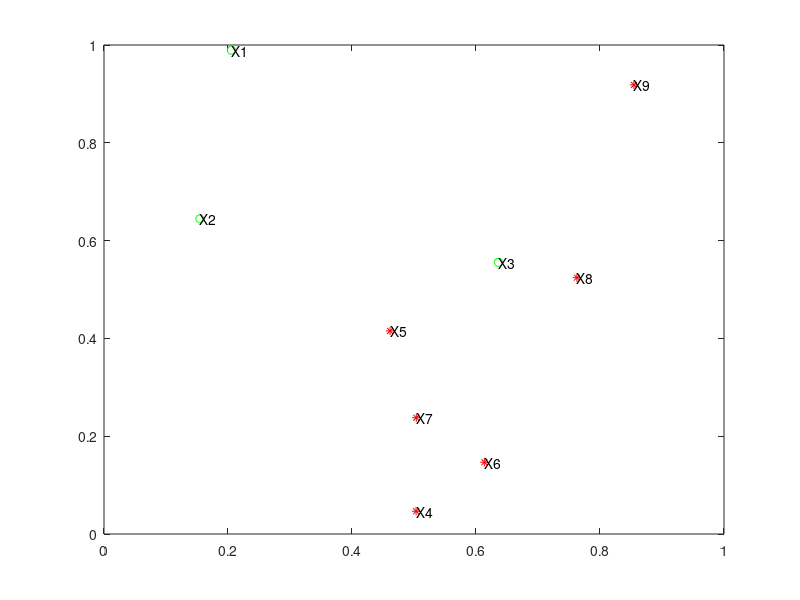

Recreate this plot in MATLAB. (Note: this script raises an error after producing the figure.)
clear all
close all

pursuers_num = 3;
evaders_num = 6;
agents_sum = pursuers_num + evaders_num;
t_step = 0.01;
capture_dis = 0.05;
counter = 0;
L = 1; % 边长为1的正方形
square_x = [0 0 L L 0]; % 5个顶点的坐标,第一个和最后一个重合才能形成封闭图形
square_y = [0 L L 0 0];
% 最大速度
max_speed = 0.25; % 设置最大速度
% 初始化智能体参数
for i = 1:agents_sum
    agents(i).pos = rand(1,2);
    agents(i).active = 1; % evader 存活flag
    agents(i).min_dis = 100;
    agents(i).distance = 0;
end

% 势场参数
k_att = 2; % 吸引力系数
k_rep = 0.8; % 排斥力系数
rep_range = 0.02; % 排斥力作用范围
k_wall = 0.5; % 墙壁斥力系数
wall_range = 0.1; % 墙壁斥力作用范围

% 新参数
cooperation_range = 0.15 ; % 协作范围
prediction_factor = 1; % 预测因子
noise_amplitude = 2; % 添加噪声幅度
inertia = 0.4; % 添加惯性因子

figure()
while 1
    if sum([agents(pursuers_num+1:agents_sum).active]) == 0 % 所有的evader都被抓到了
        % 输出视频
        v = VideoWriter('Hunt based on APF.avi');
        v.FrameRate = 4;
        open(v);
        writeVideo(v, F);
        close(v);
        
        % 计算追捕者的距离总和
        total_distance_pursuers = sum([agents(1:pursuers_num).distance]);
        
        % 收集追捕者的距离数据
        distances = zeros(1, pursuers_num);
        for i = 1:pursuers_num
            distances(i) = agents(i).distance;
        end
        % 计算追捕者的距离总和
        num_dis=1;
        % 绘制柱状图
        for i=1:agents_sum
            if agents(i).active==1
                distances(num_dis)=agents(i).distance;
                num_dis=num_dis+1;
            end
        end
        figure;

        %绘制随机颜色,生成一个 pursuers_num x 3 的矩阵，其中每行代表一个随机颜色（RGB值）。
        colors = rand(pursuers_num, 3);
        for i=1:pursuers_num
            bar(distances(i),colors(i,:),BarWidth=1.2);
        end
        ylabel('Total Distance Traveled');
        xlabel('Agent Index');
        title('Distance Traveled by Each Agent');
        % 显示追捕者的距离总和
        disp(['Total distance traveled by all pursuers: ', num2str(total_distance_pursuers)]);
        return;
    else
        % 画pursuer和evader的位置
        temp_pos = reshape([agents.pos], 2, agents_sum)';
        plot(temp_pos(1:pursuers_num,1), temp_pos(1:pursuers_num,2), 'go', ...
             temp_pos(pursuers_num+1:end,1), temp_pos(pursuers_num+1:end,2), 'r*');
        
        % 打label
        plabels = arrayfun(@(n) {sprintf('X%d', n)}, (1:agents_sum)');
        hold on
        Hpl = text(temp_pos(:,1), temp_pos(:,2), plabels, ...
              'HorizontalAlignment','left', ...
              'BackgroundColor', 'none');
        xlim([0 1]);
        ylim([0 1]);
       
        % 初始化 last_direction
        if ~isfield(agents, 'last_direction')
            for i = 1:pursuers_num
                agents(i).last_direction = [0, 0];
            end
        end

        % 追捕者的力计算
        for i = 1:pursuers_num
            F_att = [0, 0];
            F_rep = [0, 0];
            F_coop = [0, 0];
            F_wall = [0, 0];
            nearest_evader_dist = inf;
            nearest_evader_pos = [0, 0];
            nearest_evader_vel = [0, 0];
            
            % 目标选择：找到最近的未被捕获且未被其他追捕者盯上的逃避者
            for j = (pursuers_num+1):agents_sum
                if agents(j).active  % 只考虑未被捕获的逃避者
                    diff = calculateDistance(agents(j).pos, agents(i).pos, L);
                    dist = norm(diff);
                    is_targeted = false;
                    for k = 1:pursuers_num
                        if k ~= i
                            diff_k = calculateDistance(agents(k).pos, agents(j).pos, L);
                            if norm(diff_k) < dist
                                is_targeted = true;
                                break;
                            end
                        end
                    end
                    if ~is_targeted && dist < nearest_evader_dist
                        nearest_evader_dist = dist;
                        nearest_evader_pos = agents(j).pos;
                        if isfield(agents(j), 'velocity')
                            nearest_evader_vel = agents(j).velocity;
                        else
                            nearest_evader_vel = [0, 0];
                        end
                    end
                end
            end
            
            % 计算吸引力（包括预测）
            if nearest_evader_dist < inf  % 只有当找到有效目标时才计算吸引力
                predicted_pos = nearest_evader_pos + prediction_factor * nearest_evader_vel;
                diff = calculateDistance(predicted_pos, agents(i).pos, L);
                dist = norm(diff);
                k_att_adjusted = k_att * (1 + 1 / dist); % 距离越近，吸引力越大
                F_att = k_att_adjusted * diff / dist;
            end
            
            % 计算排斥力（避免碰撞）
            for j = 1:agents_sum
                if i ~= j
                    diff = calculateDistance(agents(j).pos, agents(i).pos, L);
                    dist = norm(diff);
                    if dist < rep_range
                        F_rep = F_rep - k_rep * (1/dist - 1/rep_range) * (1/dist^2) * diff / dist;
                    end
                end
            end
            
            % 计算协作力
            for j = 1:pursuers_num
                if i ~= j
                    diff = calculateDistance(agents(j).pos, agents(i).pos, L);
                    dist = norm(diff);
                    if dist < cooperation_range
                        F_coop = F_coop + 0.5 * diff / dist; % 轻微吸引，形成包围之势
                    end
                end
            end
            
            % 计算墙壁斥力
            F_wall = calculateWallRepulsion(agents(i).pos, L, k_wall, wall_range);
            
            % 合力，要保证协作力足够小，不能大于吸引力
            F_total = F_att + F_rep + 0.2*F_coop + F_wall;
            
            % 添加随机噪声（减小幅度）
            noise = 0.5 * noise_amplitude * (rand(1,2) - 0.5);
            F_total = F_total + noise;
            
            % 添加惯性（减小影响）
            F_total = F_total + 0.3 * inertia * agents(i).last_direction;
            
            % 归一化力
            if norm(F_total) > 0
                F_total = F_total / norm(F_total);
            end
            
            agents(i).up = F_total;
            agents(i).last_direction = F_total;
        end

        % 更新追捕者位置
        max_speed_pursuer = 0.8; % 略微增加最大速度
        acceleration = 0.15; % 加速度
        for i = 1:pursuers_num
            if agents(i).active
                if ~isfield(agents(i), 'velocity') || isempty(agents(i).velocity)
                    agents(i).velocity = [0, 0];
                end

                % 确保 up 是行向量
                agents(i).up = agents(i).up(:)';
                
                % 保存旧位置
                old_pos = agents(i).pos;
                
                % 更新速度
                agents(i).velocity = agents(i).velocity + acceleration * agents(i).up;
                
                % 限制最大速度
                speed = norm(agents(i).velocity);
                if speed > max_speed_pursuer
                    agents(i).velocity = max_speed_pursuer * agents(i).velocity / speed;
                end
                
                % 更新位置
                new_pos = agents(i).pos + t_step * agents(i).velocity;
                agents(i).pos = checkBounds(new_pos, L);
                
                % 更新移动距离
                agents(i).distance = agents(i).distance + norm(agents(i).pos - old_pos);
            end
        end

        % 更新逃避者位置
        for i = (pursuers_num+1):agents_sum
            if agents(i).active
                % 确保 velocity 存在并且是正确的形状
                if ~isfield(agents(i), 'velocity') || isempty(agents(i).velocity)
                    agents(i).velocity = [0, 0];
                elseif numel(agents(i).velocity) ~= 2
                    warning('Agent %d velocity has unexpected size. Resetting to [0, 0].', i);
                    agents(i).velocity = [0, 0];
                else
                    agents(i).velocity = agents(i).velocity(:)'; % 确保是行向量
                end
                
                % 计算逃避方向
                escape_direction = [0, 0];
                for j = 1:pursuers_num
                    diff = calculateDistance(agents(i).pos, agents(j).pos, L);
                    dist = norm(diff);
                    escape_direction = escape_direction + diff / (dist^2);
                end
                
                % 添加墙壁斥力
                F_wall = calculateWallRepulsion(agents(i).pos, L, k_wall, wall_range);
                escape_direction = escape_direction + F_wall;
                
                % 确保 escape_direction 是非零向量
                if norm(escape_direction) > 0
                    escape_direction = escape_direction / norm(escape_direction);
                else
                    escape_direction = [rand(), rand()]; % 如果为零，随机选择一个方向
                    escape_direction = escape_direction / norm(escape_direction);
                end
                
                % 更新速度
                agents(i).velocity = 0.7 * agents(i).velocity + 0.3 * escape_direction;
                
                % 限制最大速度
                speed = norm(agents(i).velocity);
                if speed > max_speed
                    agents(i).velocity = max_speed * agents(i).velocity / speed;
                end
                
                % 更新位置
                new_pos = agents(i).pos + t_step * agents(i).velocity;
                agents(i).pos = checkBounds(new_pos, L);

                % 如果位置被边界限制，调整速度
                if any(agents(i).pos ~= new_pos)
                    agents(i).velocity = (agents(i).pos - old_pos) / t_step;
                end
                
                % 添加小幅随机扰动以避免局部极大值
                if rand() < 0.1 % 10%的概率添加扰动
                    agents(i).pos = agents(i).pos + 0.01 * (rand(1,2) - 0.5);
                    agents(i).pos = checkBounds(agents(i).pos, L);
                end
            end
        end
        
        % 判断是否触发被捕获
        for i = (pursuers_num+1):agents_sum
            if agents(i).active
                agents(i).min_dis = 100; % 重置最小距离
                for j = 1:pursuers_num
                    diff = calculateDistance(agents(i).pos, agents(j).pos, L);
                    dis = norm(diff);
                    if dis < agents(i).min_dis
                        agents(i).min_dis = dis;
                    end
                end
                % 判断evader被成功捕获的触发条件
                if agents(i).min_dis < capture_dis
                    agents(i).active = 0;
                    hold on
                    plot(agents(i).pos(1,1), agents(i).pos(1,2), 'g*')
                end
            end
        end
        
        hold off
        counter = counter + 1;
        F(counter) = getframe(gcf);
        pause(0.01)
    end
end

% 边界检查和调整函数
function pos = checkBounds(pos, L)
    pos(1) = max(0, min(pos(1), L));
    pos(2) = max(0, min(pos(2), L));
end

% 计算两点之间的最短距离（考虑边界）
function diff = calculateDistance(pos1, pos2, L)
    diff = pos1 - pos2;
    diff = diff - L * round(diff / L);
end

% 计算墙壁斥力
function F_wall = calculateWallRepulsion(pos, L, k_wall, wall_range)
    F_wall = [0, 0];
    
    % 左墙
    if pos(1) < wall_range
        F_wall(1) = F_wall(1) + k_wall * (1/pos(1) - 1/wall_range) * (1/pos(1)^2);
    end
    
    % 右墙
    if L - pos(1) < wall_range
        F_wall(1) = F_wall(1) - k_wall * (1/(L-pos(1)) - 1/wall_range) * (1/(L-pos(1))^2);
    end
    
    % 下墙
    if pos(2) < wall_range
        F_wall(2) = F_wall(2) + k_wall * (1/pos(2) - 1/wall_range) * (1/pos(2)^2);
    end
    
    % 上墙
    if L - pos(2) < wall_range
        F_wall(2) = F_wall(2) - k_wall * (1/(L-pos(2)) - 1/wall_range) * (1/(L-pos(2))^2);
    end
end
